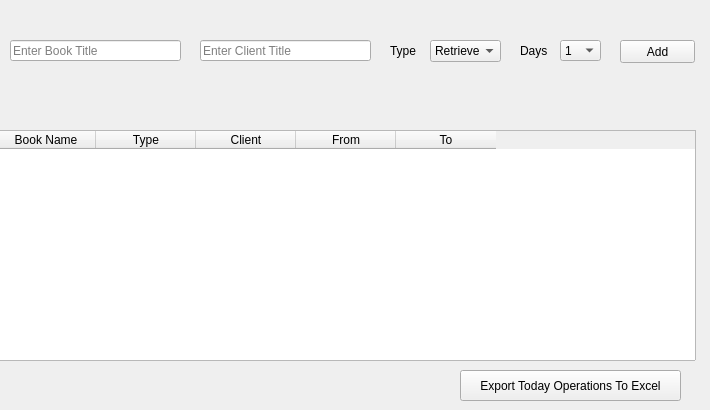
    <widget class="QWidget" name="tab">
     <attribute name="title">
      <string>Tab 1</string>
     </attribute>
     <widget class="QTableWidget" name="tableWidget">
      <property name="geometry">
       <rect>
        <x>-5</x>
        <y>130</y>
        <width>701</width>
        <height>231</height>
       </rect>
      </property>
      <column>
       <property name="text">
        <string>Book Name</string>
       </property>
      </column>
      <column>
       <property name="text">
        <string>Type</string>
       </property>
      </column>
      <column>
       <property name="text">
        <string>Client</string>
       </property>
      </column>
      <column>
       <property name="text">
        <string>From</string>
       </property>
      </column>
      <column>
       <property name="text">
        <string>To</string>
       </property>
      </column>
     </widget>
     <widget class="QPushButton" name="pushButton_6">
      <property name="geometry">
       <rect>
        <x>620</x>
        <y>40</y>
        <width>75</width>
        <height>23</height>
       </rect>
      </property>
      <property name="text">
       <string>Add</string>
      </property>
     </widget>
     <widget class="QLineEdit" name="lineEdit">
      <property name="geometry">
       <rect>
        <x>10</x>
        <y>40</y>
        <width>171</width>
        <height>21</height>
       </rect>
      </property>
      <property name="placeholderText">
       <string>Enter Book Title</string>
      </property>
     </widget>
     <widget class="QComboBox" name="comboBox">
      <property name="geometry">
       <rect>
        <x>430</x>
        <y>40</y>
        <width>71</width>
        <height>22</height>
       </rect>
      </property>
      <item>
       <property name="text">
        <string>Retrieve</string>
       </property>
      </item>
      <item>
       <property name="text">
        <string>Rent</string>
       </property>
      </item>
     </widget>
     <widget class="QComboBox" name="comboBox_2">
      <property name="geometry">
       <rect>
        <x>560</x>
        <y>40</y>
        <width>41</width>
        <height>21</height>
       </rect>
      </property>
      <item>
       <property name="text">
        <string>1</string>
       </property>
      </item>
      <item>
       <property name="text">
        <string>2</string>
       </property>
      </item>
      <item>
       <property name="text">
        <string>3</string>
       </property>
      </item>
      <item>
       <property name="text">
        <string>4</string>
       </property>
      </item>
      <item>
       <property name="text">
        <string>5</string>
       </property>
      </item>
      <item>
       <property name="text">
        <string>6</string>
       </property>
      </item>
      <item>
       <property name="text">
        <string>7</string>
       </property>
      </item>
      <item>
       <property name="text">
        <string>8</string>
       </property>
      </item>
     </widget>
     <widget class="QLabel" name="label">
      <property name="geometry">
       <rect>
        <x>390</x>
        <y>30</y>
        <width>31</width>
        <height>41</height>
       </rect>
      </property>
      <property name="text">
       <string>Type</string>
      </property>
     </widget>
     <widget class="QLabel" name="label_2">
      <property name="geometry">
       <rect>
        <x>520</x>
        <y>30</y>
        <width>31</width>
        <height>41</height>
       </rect>
      </property>
      <property name="text">
       <string>Days</string>
      </property>
     </widget>
     <widget class="QLineEdit" name="lineEdit_27">
      <property name="geometry">
       <rect>
        <x>200</x>
        <y>40</y>
        <width>171</width>
        <height>21</height>
       </rect>
      </property>
      <property name="placeholderText">
       <string>Enter Client Title</string>
      </property>
     </widget>
     <widget class="QPushButton" name="pushButton_27">
      <property name="geometry">
       <rect>
        <x>460</x>
        <y>370</y>
        <width>221</width>
        <height>31</height>
       </rect>
      </property>
      <property name="text">
       <string>Export Today Operations To Excel</string>
      </property>
     </widget>
    </widget>
